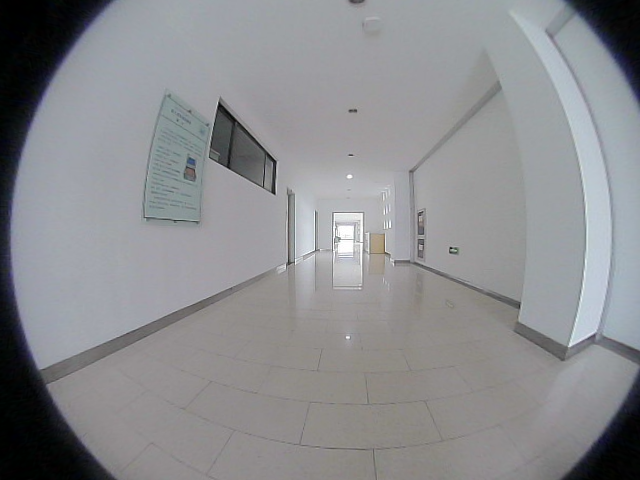
#> input picture SolveHomography/Data/8.png, 640 x 480 px
$ python dedistortion.py   (older library calls are emulated)
#> lines starting #> are read from the running program, lines starting #| are printed output that depends on the picture
"""
this file is used to dedistortion the image
"""

import cv2
import numpy as np


def dedistortion(image, camera_mode, size):
    if camera_mode == 'normal':
        from Result.intrinsic_normal import camera_matrix, distortion_coefficient

        size = image.shape[:2]
        # we set alpha = 0 : reserve black pixels
        new_matrix, _ = cv2.getOptimalNewCameraMatrix(camera_matrix, distortion_coefficient,
                                                      size, 0, size,
                                                      centerPrincipalPoint=False)
        # dedistortion
        mapX, mapY = cv2.initUndistortRectifyMap(camera_matrix, distortion_coefficient, None, new_matrix, size, 5)
        dedistorted_image = cv2.remap(image, mapX, mapY, cv2.INTER_LINEAR)

        print("dedistorted finished!")
        cv2.imshow("Dedistorted image", dedistorted_image)
        cv2.waitKey(0)

        return dedistorted_image

    elif camera_mode == 'fisheye':
        from Result.intrinsic_fisheye import camera_matrix, distortion_coefficient

        map1, map2 = cv2.fisheye.initUndistortRectifyMap(
            camera_matrix, distortion_coefficient, np.eye(3), camera_matrix, [int(i * 1.2) for i in size[::-1]], cv2.CV_16SC2)

        dedistorted_image = cv2.remap(image, map1, map2, interpolation=cv2.INTER_LINEAR, borderMode=cv2.BORDER_CONSTANT)

        print("dedistorted finished!")
        cv2.imshow('Dedistorted Image', dedistorted_image)
        cv2.waitKey(0)

        return dedistorted_image


if __name__ == '__main__':
    image_path = "../SolveHomography/Data/8.png"
    # image_path = "result10.avi"
    # camera_mode = "normal"
    camera_mode = "fisheye"

    image = cv2.imread(image_path)
#> image is the input picture: shape (480, 640, 3); mean B, G, R 142.4, 139.5, 138.5
    print(image.shape)
#| (480, 640, 3)

    dedistorted_image = dedistortion(image, camera_mode, image.shape[:2])
#> in dedistortion, `dedistorted_image = cv2.remap(image, map1, map2, interpolation=cv2.INT..`:
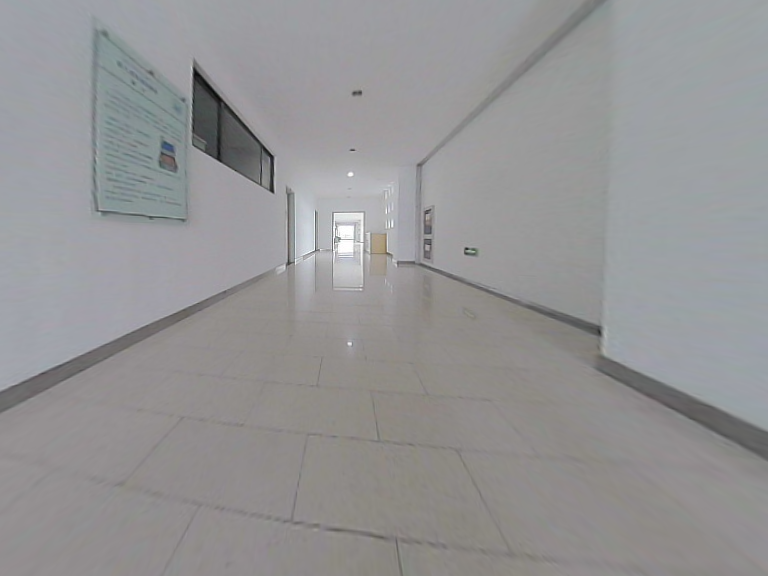
#> dedistorted_image: shape (576, 768, 3); mean B, G, R 149, 147.9, 148.2
    cv2.imwrite("../SolveHomography/Data/8_dedistorted.png", dedistorted_image)
    # cv2.imwrite("result10_dedistorted.avi", dedistorted_image)

$ run again, with SolveHomography/Data/10.png copied over SolveHomography/Data/8.png
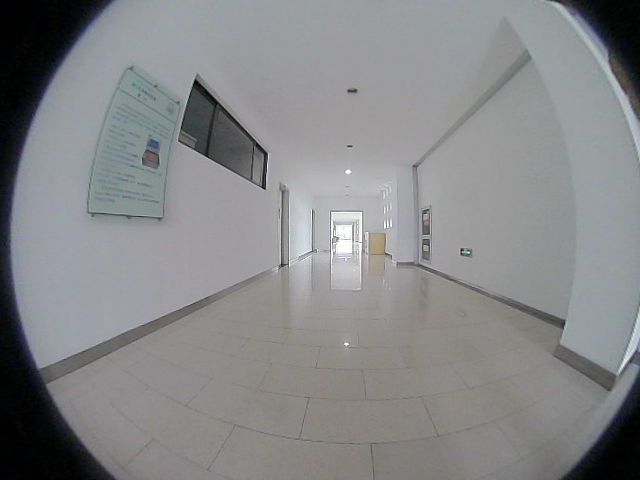
#> input picture SolveHomography/Data/10.png, 640 x 480 px
#> image is the input picture: shape (480, 640, 3); mean B, G, R 136.1, 134.5, 133.6
#| (480, 640, 3)
#> in dedistortion, `dedistorted_image = cv2.remap(image, map1, map2, interpolation=cv2.INT..`:
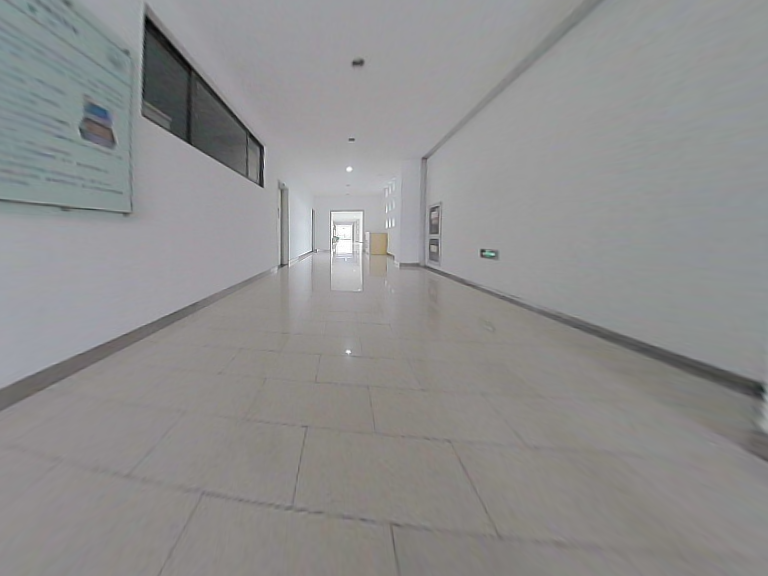
#> dedistorted_image: shape (576, 768, 3); mean B, G, R 142.3, 142.6, 142.8

$ run again, with SolveHomography/Data/11.png copied over SolveHomography/Data/8.png
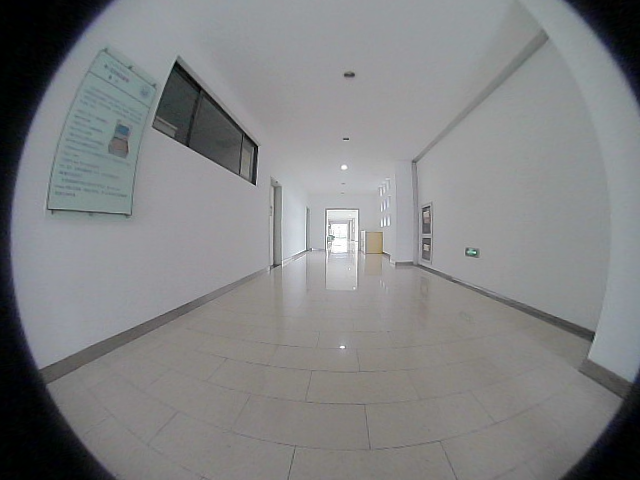
#> input picture SolveHomography/Data/11.png, 640 x 480 px
#> image is the input picture: shape (480, 640, 3); mean B, G, R 130.9, 129.8, 128.6
#| (480, 640, 3)
#> in dedistortion, `dedistorted_image = cv2.remap(image, map1, map2, interpolation=cv2.INT..`:
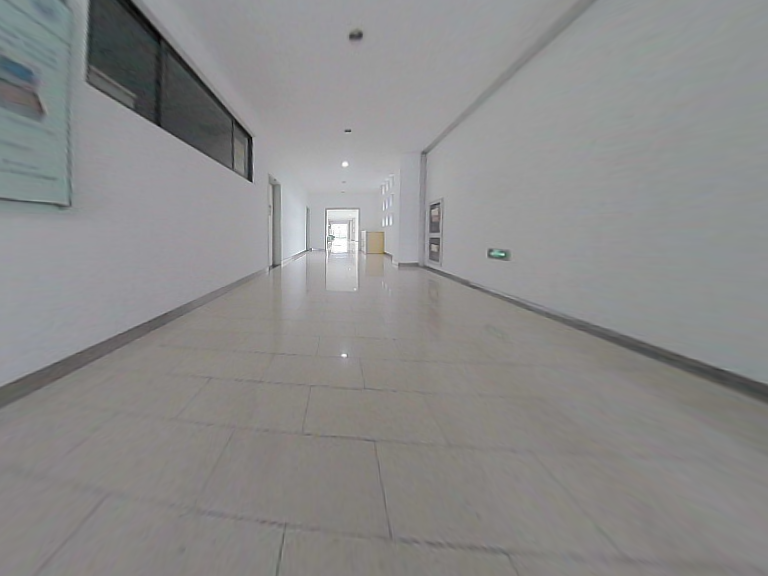
#> dedistorted_image: shape (576, 768, 3); mean B, G, R 138.4, 138.9, 139.2

$ run again, with SolveHomography/Data/12.png copied over SolveHomography/Data/8.png
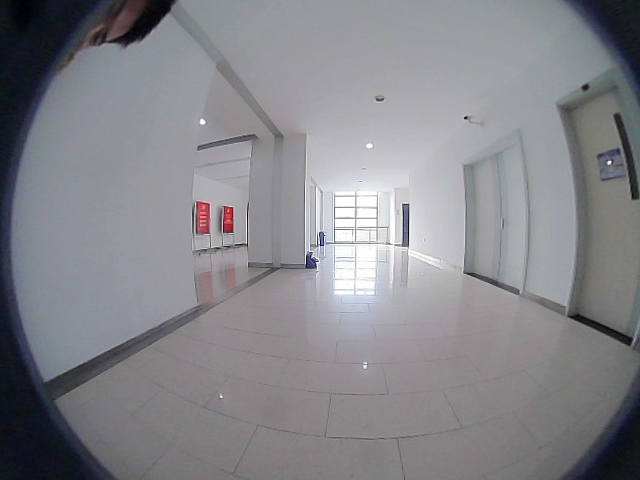
#> input picture SolveHomography/Data/12.png, 640 x 480 px
#> image is the input picture: shape (480, 640, 3); mean B, G, R 138.3, 133.3, 133.1
#| (480, 640, 3)
#> in dedistortion, `dedistorted_image = cv2.remap(image, map1, map2, interpolation=cv2.INT..`:
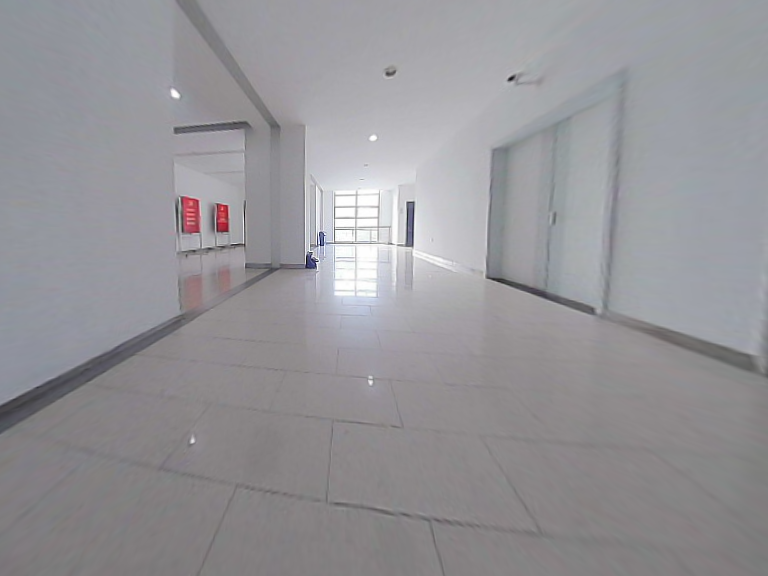
#> dedistorted_image: shape (576, 768, 3); mean B, G, R 152.2, 148.3, 149.4
